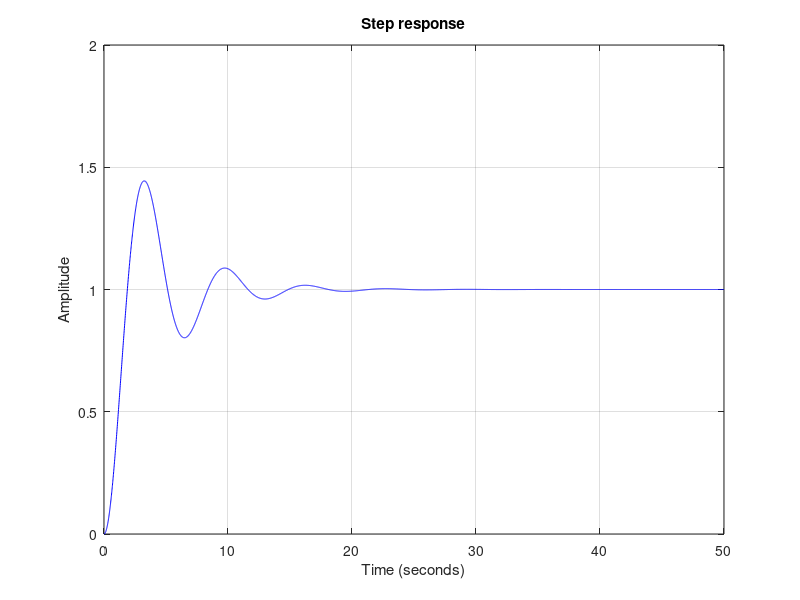
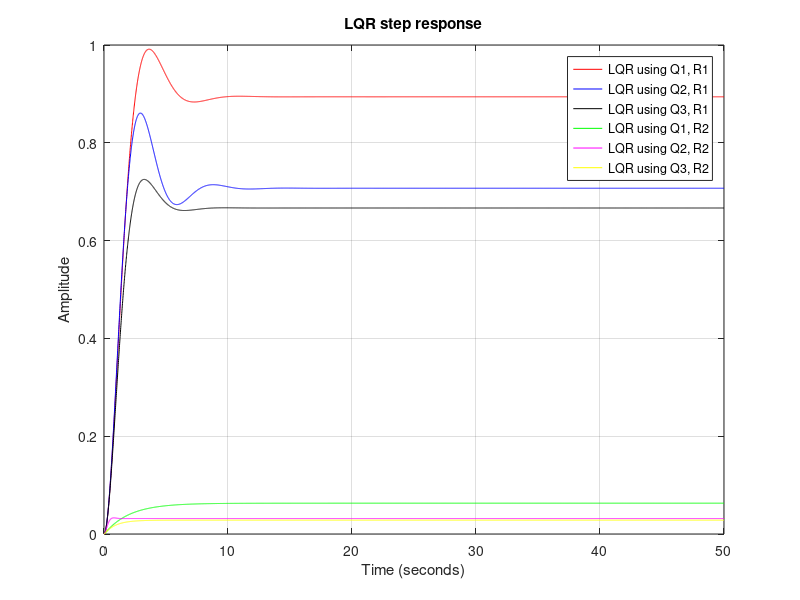

MATLAB code for these plots, in order:
% Simple plant using LQR
close all; clear all; clc

% The open-loop transfer function
s = tf('s');
G = 1/(s^2 + 0.5*s + 1);

% State-space systems 
[A,B,C,D] = ssdata(G);

% Open loop system
t = 0:0.01:50;
[yout_cl,x] = step(G,t);
figure;
plot(x,yout_cl,'b-')
xlabel('Time (seconds)')
ylabel('Amplitude')
grid
title('Step response')

% Linear Quadratic Regulator (LQR)
Q = cell(1,3);
Q{1} = [0.1 0; 0 0.0001];
Q{2} = [0.0001 0; 0 0.1];
Q{3} = [0.1 0; 0 0.1];
R = [0.1; 0.0001];

K = zeros(6,2);
for j = 1:2
    for i = 1:3
        K(3*(j-1)+i,:) = lqr(A,B,Q{i},R(j));
    end
end

figure;
colorstring = 'rbkgmy';
for i = 1:6
    sys_lqr = ss(A-B*K(i,:),B,C,0);
    t = 0:0.01:50;
    [yout_lqr,x] = step(sys_lqr,t);
    plot(x,yout_lqr,'Color', colorstring(i))
    hold on
end
hold off;
xlabel('Time (seconds)')
ylabel('Amplitude')
grid
title('LQR step response')
legend('LQR using Q1, R1','LQR using Q2, R1','LQR using Q3, R1','LQR using Q1, R2','LQR using Q2, R2','LQR using Q3, R2')

